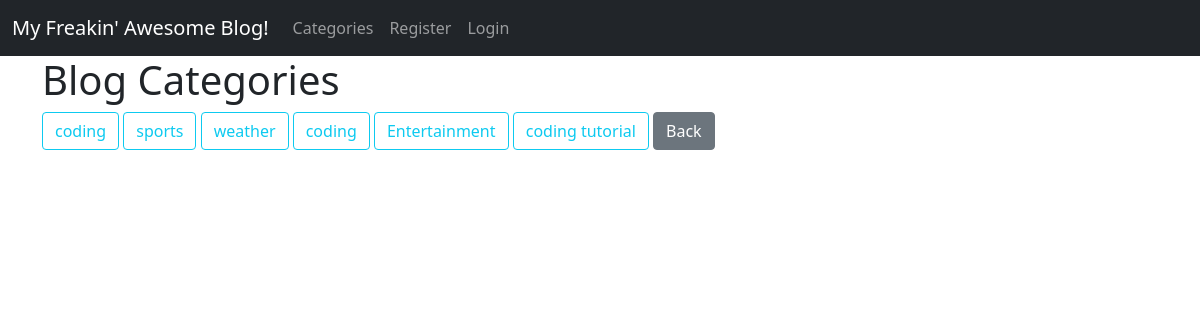
The page /category-list/ on the database its author committed.
### theblog/models.py (models this page shows, shortened)
class Category(models.Model):
	name = models.CharField(max_length=255, default="coding")
	def __str__(self):
		return self.name

### theblog/views.py (the view)
# urls.py: path('category-list/', category_list, name="category-list"),
def category_list(request):
	cat_menu_list = Category.objects.all()
	context = {'cat_menu_list': cat_menu_list}
	return render(request, 'theblog/category_list.html', context)

### theblog/templates/theblog/category_list.html (shortened to what this page needs)
{% extends 'theblog/base.html' %}
{% block content %}
<h1>Blog Categories</h1>
    {% for item in cat_menu_list %}
        <a href="{% url 'category' item|slugify %}" class="btn btn-outline-info">{{item}}</a>
    {% endfor %}
<a href="{% url 'home' %}" class="btn btn-secondary">Back</a>
{% endblock %}

### rows shown on the page
Category: name "coding"
Category: name "sports"
Category: name "weather"
Category: name "coding"
Category: name "Entertainment"
Category: name "coding tutorial"
